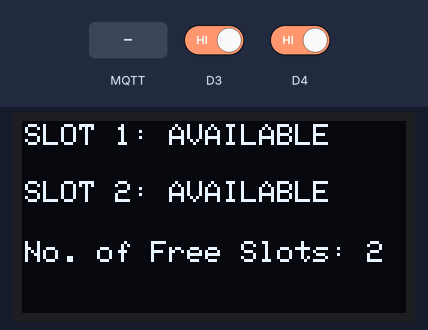
The sketch below on a simulated ESP8266 (NodeMCU). On the bench: 128×64 one-colour display. The test bench sets the inputs (shaded band); at power-on: D3 HIGH, D4 HIGH. WiFi joins after 1.5 s; servers stay silent unless stated; no MQTT or app messages arrive unless stated; what the sketch prints to the serial monitor is not drawn.

Above: at 2.8 s.
2.9 s: D3 driven LOW
At 5.0 s:
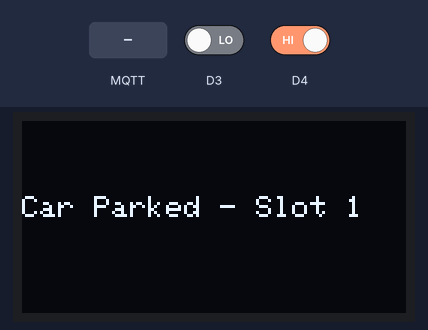
7.3 s: D4 driven LOW
At 10.5 s:
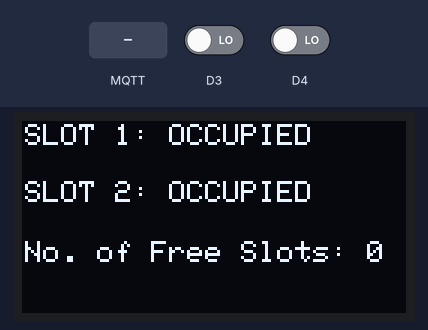
11.4 s: D3 driven HIGH
At 13.0 s:
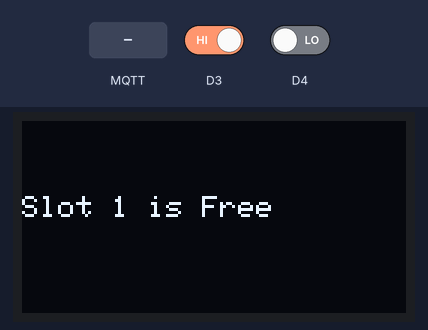
15.5 s: MQTT message "1" arrives on the first subscribed topic
At 17.3 s:
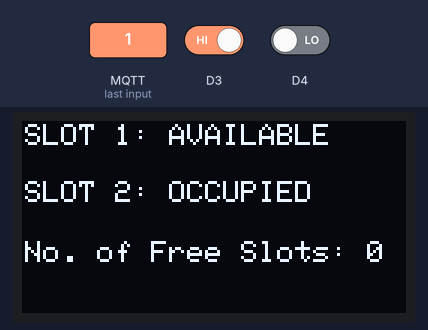
17.6 s: D4 driven HIGH
At 18.7 s:
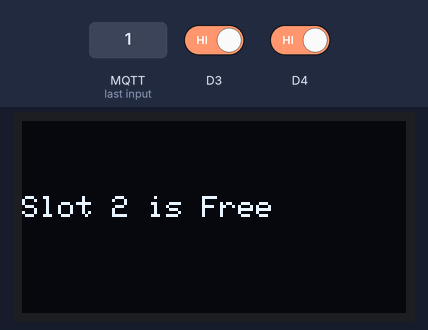
21.8 s: MQTT message "on" arrives on the first subscribed topic
At 23.0 s:
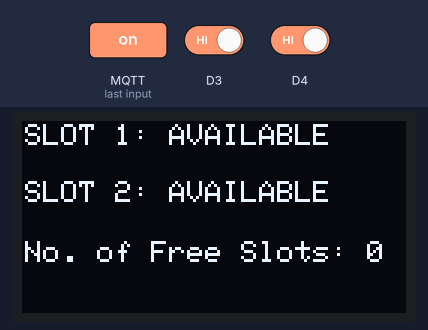
Timing chart, 0 to 24.8 s (numbered marks = the images above; inputs shaded):
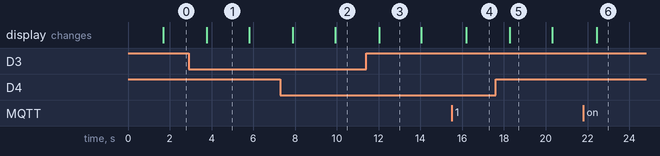

Measured:
- after the input at 2.9 s, the display: changes after 0.87 s (image 1)
- after the input at 7.3 s, the display: first changes after 0.59 s (image 2 shows a later state)
- after the input at 11.4 s, the display: changes after 0.62 s (image 3)
- after the input at 15.5 s, the display: changes after 0.68 s (image 4)
- after the input at 17.6 s, the display: changes after 0.68 s (image 5)
- after the input at 21.8 s, the display: changes after 0.64 s (image 6)
- what the display in image 1 shows lasts 2.0 s, from 3.8 s to 5.8 s

The sketch:

park.ino
```cpp
#include <ESP8266WiFi.h>
#include <PubSubClient.h>
#include <Wire.h>
#include <Adafruit_SSD1306.h>
#include <Adafruit_GFX.h>
#define SSD1306_LCDHEIGHT 64
#define OLED_ADDR   0x3C
Adafruit_SSD1306 display(-1);
//-------- Customise the above values --------
#if (SSD1306_LCDHEIGHT != 64)
#error("Height incorrect, please fix Adafruit_SSD1306.h!");
#endif
void callback(char* topic, byte* payload, unsigned int payloadLength);
const char* ssid     = "Bandaris";
const char* password = "passw0rd";
#define ORG "gagtey"
#define DEVICE_TYPE "Signboard"
#define DEVICE_ID "12345"
#define TOKEN "12345678"
const char publishTopic[] = "iot-2/evt/data/fmt/json";
char server[] = ORG ".messaging.internetofthings.ibmcloud.com";
char topic[] = "iot-2/cmd/home/fmt/json";// cmd  REPRESENT command type AND COMMAND IS TEST OF FORMAT STRING
char authMethod[] = "use-token-auth";
char token[] = TOKEN;
char clientId[] = "d:" ORG ":" DEVICE_TYPE ":" DEVICE_ID;
WiFiClient wifiClient;
PubSubClient client(server, 1883, callback, wifiClient);
int publishInterval = 500; // 30 seconds
long lastPublishMillis;
void publishData();
int count=2;
int s1 = 0;
int s2 = 0;
int b1 = 0;
int b2 = 0;
void setup() {
  Serial.begin(9600);
  Serial.println();
  display.begin(SSD1306_SWITCHCAPVCC, OLED_ADDR);
  display.clearDisplay();
  display.setTextSize(2);
  display.setTextColor(WHITE);
  display.setCursor(40,18);
  display.println("SMART");
  display.setCursor(30,38);
  display.println("PARKING");
  display.display();
  wifiConnect();
  mqttConnect();
  pinMode(D3, INPUT);
  pinMode(D4, INPUT);
  //pinMode(D5, INPUT);
  //pinMode(D6, INPUT);
  //Serial.begin(9600);
}

void loop() {
  String s;
  int p1,p2;
  display.clearDisplay();
  display.setTextSize(1);
  display.setTextColor(WHITE);
  display.setCursor(1,1);
  display.print("SLOT 1: ");
  if(s1 ==1 || b1 == 1){
    display.println("OCCUPIED");
  }
  else if(s1 == 0){
    display.println("AVAILABLE");
  }
  display.setCursor(1,20);
  display.print("SLOT 2: ");
  if(s2 ==1 || b2 == 1){
    display.println("OCCUPIED");
  }
  else if(s2 == 0){
    display.println("AVAILABLE");
  }
  display.setCursor(1,40);
  display.print("No. of Free Slots: ");
  display.println(count);
  display.display();
  Serial.print("Parking Slot 1: ");
  Serial.print(s1);
  Serial.print("  || Parking Slot 2: ");
  Serial.println(s2);
  //delay(1000);
  p1 = digitalRead(D3);
  p2 = digitalRead(D4);
  //Serial.println(p1);
  if(count>0 && count < 2){
    if(p1 == 0 && s1 == 0 && b1 == 0){
      count = count-1;
      s1=1;
      s = "Car Parked - Slot 1";
      display1(s);
      Serial.println(s);
    }
    else if(p2 == 0 && s2 == 0 && b1 == 0){
      count = count-1;
      s2=1;
      s = "Car Parked - Slot 2";
      display1(s);
      Serial.println(s);
    }
    else if(p1 == 1 && s1 == 1 && b1 == 0){
      count = count+1;
      s1 = 0;
      s = "Slot 1 is Free";
      display1(s);
      Serial.println(s);
    }
    else if(p2 == 1 && s2 == 1 && b1 == 0){
      count = count+1;
      s2 = 0;
      s = "Slot 2 is Free";
      display1(s);
      Serial.println(s);
    }
  }
  else if(count == 0){
    if(p1 == 1 && s1 == 1 && b1 == 0){
      count = count+1;
      s1 = 0;
      s = "Slot 1 is Free";
      display1(s);
      Serial.println(s);
    }
    else if(p2 == 1 && s2 == 1 && b1 == 0){
      count = count+1;
      s2 = 0;
      s = "Slot 2 is Free";
      display1(s);
      Serial.println(s);
    }
  }
  else if(count == 2){
    if(p1 == 0 && s1 == 0 && b1 == 0){
      count = count-1;
      s1=1;
      s = "Car Parked - Slot 1";
      display1(s);
      Serial.println(s);
    }
    else if(p2 == 0 && s2 == 0 && b1 == 0){
      count = count-1;
      s2=1;
      s = "Car Parked - Slot 2";
      display1(s);
      Serial.println(s);
    }
  }
  delay(2000);
  if (millis() - lastPublishMillis > publishInterval)
  {
    Serial.println("Sending Payload");
    publishData(s1,s2,count);
    lastPublishMillis = millis();
  }

  if (!client.loop()) {
    mqttConnect();
  }
}

void callback(char* topic, byte* payload, unsigned int payloadLength) {
  String data;
  Serial.print("callback invoked for topic: ");
  Serial.println(topic);

  for (int i = 0; i < payloadLength; i++) {
    //Serial.print((char)payload[i]);
    data += (char)payload[i];
  }
  Serial.println("Received data : "+data );
  String a = data.substring(6,7);
  b1 = a.toInt();
  Serial.println(b1);
  String b = data.substring(13,14);
  b2 = b.toInt();
  Serial.println(b2);
  String c = data.substring(19,20);
  count = c.toInt();
  Serial.println(count);
}

void mqttConnect() {
  if (!client.connected()) {
    Serial.print("Reconnecting MQTT client to "); Serial.println(server);
    while (!client.connect(clientId, authMethod, token)) {
      Serial.print(".");
      delay(500);
    }
    initManagedDevice();
    Serial.println();
  }
}

void initManagedDevice() {
  if (client.subscribe(topic)) {
   // Serial.println(client.subscribe(topic));
    Serial.println("subscribe to cmd OK");
  } else {
    Serial.println("subscribe to cmd FAILED");
  }
}

void wifiConnect() {
  Serial.print("Connecting to ");
  Serial.println(ssid);
  WiFi.mode(WIFI_STA);
  WiFi.begin(ssid, password);
  while (WiFi.status() != WL_CONNECTED) {
    delay(500);
    Serial.print(".");
  }
  Serial.println("");
  Serial.println("WiFi connected");
  Serial.println("IP address: ");
  Serial.println(WiFi.localIP());
}

void publishData(int a, int b, int c)
{
  String payload = "{\"s1\":";
  payload +=a;
  payload +=",""\"s2\":";
  payload +=b;
  payload +=",""\"c\":";
  payload +=c;
  payload += "}";
  Serial.print("\n");
  Serial.print("Sending payload: ");
  Serial.println(payload);
  if (client.publish(publishTopic, (char*) payload.c_str())) {
    Serial.println("Publish OK");
  } else {
    Serial.println("Publish FAILED");
  }
}

void display1(String st){
  display.clearDisplay();
  display.setTextSize(1);
  display.setTextColor(WHITE);
  display.setCursor(0,25);
  display.println(st);
  display.display();
}
```
